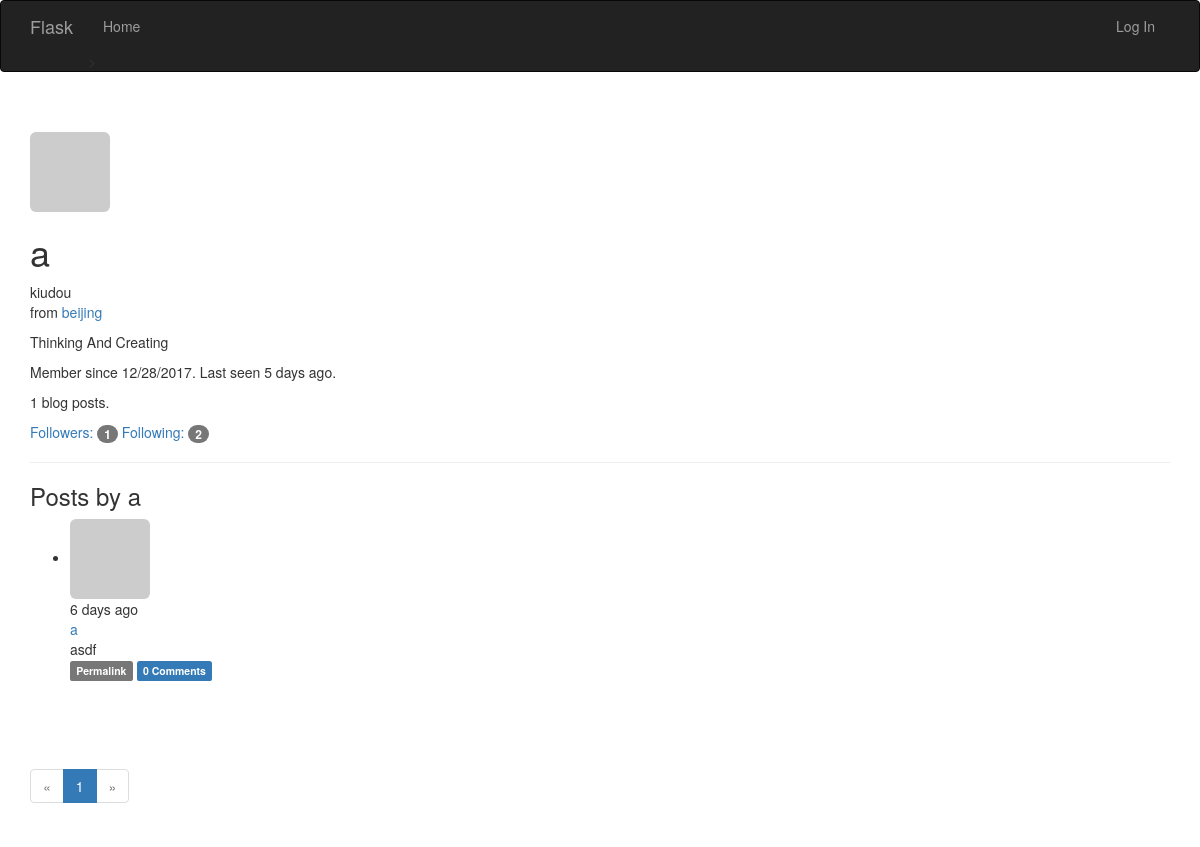
/user/a, run on an earlier commit of the app's database.
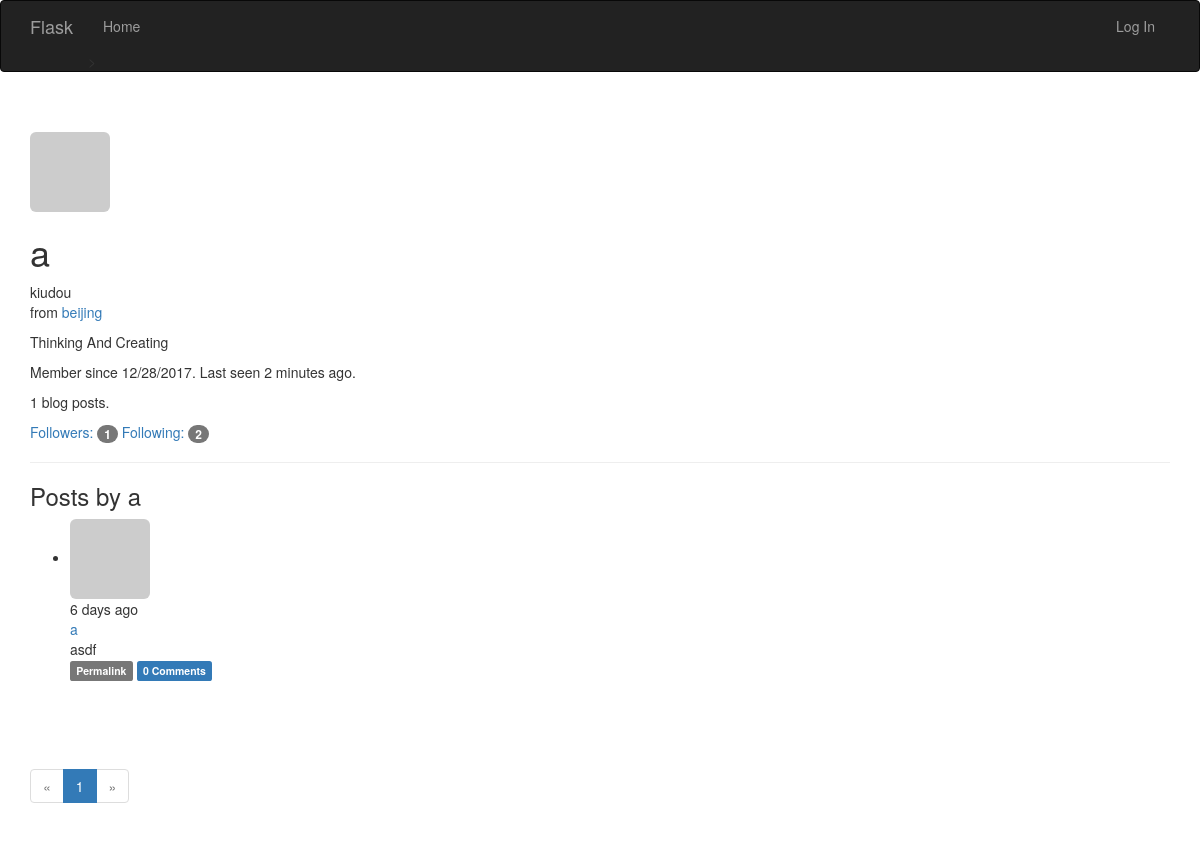
And on a later commit of the database.
### app/models.py (models this page shows, shortened)
class User(UserMixin, db.Model): #UserMixin包含p82页的方法的默认实现
    __tablename__ = 'users'
    id = db.Column(db.Integer, primary_key=True)
    email = db.Column(db.Integer, unique=True, index=True)
    username = db.Column(db.String(64), unique=True, index=True)
    role_id = db.Column(db.Integer, db.ForeignKey('roles.id'))
    password_hash = db.Column(db.String(128))
    confirmed = db.Column(db.Boolean, default=False)
    name = db.Column(db.String(64)) #真是姓名
    location = db.Column(db.String(64)) #所在地
    about_me = db.Column(db.Text()) #自我介绍，string和text的区别是后者不需要指定最大长度
    member_since = db.Column(db.DateTime(), default=datetime.utcnow) #注册日期
    last_seen = db.Column(db.DateTime(), default=datetime.utcnow) #最后访问时间
    avatar_hash = db.Column(db.String(32)) #使用缓存的MD5散列值生成Gravatar URL
    posts = db.relationship('Post', backref='author', lazy='dynamic')
    followed = db.relationship('Follow',
                               foreign_keys=[Follow.follower_id],
                               backref=db.backref('follower',lazy='joined'), #回引Follow模型
                               lazy='dynamic',
                               cascade='all, delete-orphan')
    followers = db.relationship('Follow',
                               foreign_keys=[Follow.followed_id],
                               backref=db.backref('followed',lazy='joined'), #joined，立即从联结查询中加载相关对象
                               lazy='dynamic',
                               cascade='all, delete-orphan')
    comments = db.relationship('Comment', backref='author', lazy='dynamic')
    """
    计算密码散列值的函数通过名为password的只写属性实现。
    如果试图读取password属性的值，会返回错误，
    因为生成散列值后就无法还原成原来的密码了
    """
    @property
    def password(self):
        raise AttributeError('password is not a readable attribute')
    def gravatar(self, size=100, default='identicon', rating='g'): #构建gravatar URL,用于生成头像
        if request.is_secure:
            url = 'https://secure.gravatar.com/avatar'
        else:
            url = 'https://www.gravatar.com/avatar'
        hash = hashlib.md5(self.email.encode('utf-8')).hexdigest()
        return '{url}/{hash}?s={size}&d={default}&r={rating}'.format(
            url=url, hash=hash, size=size, default=default, rating=rating)

class Post(db.Model): #文章模型
    __tablename__ = 'posts'
    id = db.Column(db.Integer, primary_key=True)
    body = db.Column(db.Text)
    timestamp = db.Column(db.DateTime, index=True, default=datetime.utcnow)
    author_id = db.Column(db.Integer, db.ForeignKey('users.id'))
    body_html = db.Column(db.Text)
    comments = db.relationship('Comment', backref='post', lazy='dynamic')

### app/main/views.py (the view)
@main.route('/user/<username>')
def user(username):
    user = User.query.filter_by(username=username).first_or_404()
    page = request.args.get('page', 1, type=int)
    pagination = user.posts.order_by(Post.timestamp.desc()).paginate(
        page, per_page=20,error_out=False)
    posts = pagination.items
    return render_template('user.html', user=user, posts=posts, pagination=pagination)

### app/auth/views.py (called while the page is built)
@auth.before_app_request
def before_request():
    if current_user.is_authenticated:
        current_user.ping()
        if not current_user.confirmed and request.endpoint[:5] != 'auth.':
            return redirect(url_for('auth.unconfirmed'))

### app/main/__init__.py (called while the page is built)
@main.app_context_processor
def inject_permissions():
    return dict(Permission=Permission)

### app/models.py (called while the page is built)
    def can(self, permissions):
       return False

    def is_administrator(self):
        return False

### app/templates/user.html (shortened to what this page needs)
{% extends "base.html" %}
{% import "_macros.html" as macros %}
{% block page_content %}
<div class="page-header">
    <img class="img-rounded profile-thumbnail" src="{{ user.gravatar(size=256) }}">
    <div class="profile-header">
        <h1>{{ user.username }}</h1>
        {% if user.name or user.location %}
        <p>
            {% if user.name %}{{ user.name }}<br>{% endif %}
            {% if user.location %}
                from <a href="http://maps.google.com/?q={{ user.location }}">{{ user.location }}</a><br>
            {% endif %}
        </p>
        {% endif %}
        {% if user.about_me %}<p>{{ user.about_me }}</p>{% endif %}
        <p>Member since {{ moment(user.member_since).format('L') }}. Last seen {{ moment(user.last_seen).fromNow() }}.</p>
        <p>{{ user.posts.count() }} blog posts.</p>
        <p>
            <a href="{{ url_for('.followers', username=user.username) }}">Followers: <span class="badge">{{ user.followers.count() }}</span></a>
            <a href="{{ url_for('.followed_by', username=user.username) }}">Following: <span class="badge">{{ user.followed.count() }}</span></a>
        </p>
    </div>
</div>
<h3>Posts by {{ user.username }}</h3>
{% include '_post.html' %}
{% if pagination %}
<div class="pagination">
    {{ macros.pagination_widget(pagination, '.user', username=user.username) }}
</div>
{% endif %}
{% endblock %}

### app/templates/base.html (shortened to what this page needs)
{% extends "bootstrap/base.html" %}
{% block head %}
{{ super()}}
{% endblock %}
{% block navbar%}
<div class="navbar navbar-inverse" role="navigation">
	<div class="container">
		<div class="navbar-header">
			<a class="navbar-brand" href="{{ url_for('main.index') }}">Flask</a>
		</div>
		<div class="navbar-collapse collapse">
			<ul class="nav navbar-nav">
				<li><a href="{{ url_for('main.index') }}">Home</a>></li>
			</ul>
			<ul class="nav navbar-nav navbar-right">
				{% if current_user.is_authenticated %}
				<li><a href="{{ url_for('auth.logout')}}">Log Out</a></li>
				{% else %}
				<li><a href="{{ url_for('auth.login')}}">Log In</a></li>
				{% endif %}
			</ul>
		</div>
	</div>
</div>
{% endblock %}
{% block content%}
<div class="container">
	{% block page_content %}{% endblock %}
</div>
{% endblock %}

### app/templates/_macros.html
{% macro pagination_widget(pagination, endpoint) %}
<ul class="pagination">
    <li{% if not pagination.has_prev %} class="disabled"{% endif %}>
        <a href="{% if pagination.has_prev %}{{ url_for(endpoint, page=pagination.prev_num, **kwargs) }}{% else %}#{% endif %}">
            &laquo;
        </a>
    </li>
    {% for p in pagination.iter_pages() %}
        {% if p %}
            {% if p == pagination.page %}
            <li class="active">
                <a href="{{ url_for(endpoint, page = p, **kwargs) }}">{{ p }}</a>
            </li>
            {% else %}
            <li>
                <a href="{{ url_for(endpoint, page = p, **kwargs) }}">{{ p }}</a>
            </li>
            {% endif %}
        {% else %}
        <li class="disabled"><a href="#">&hellip;</a></li>
        {% endif %}
    {% endfor %}
    <li{% if not pagination.has_next %} class="disabled"{% endif %}>
        <a href="{% if pagination.has_next %}{{ url_for(endpoint, page=pagination.next_num, **kwargs) }}{% else %}#{% endif %}">
            &raquo;
        </a>
    </li>
</ul>
{% endmacro %}

### app/templates/_post.html (shortened to what this page needs)
<ul class="posts">
    {% for post in posts %}
    <li class="post">
        <div class="post-thumbnail">
            <a href="{{ url_for('.user', username=post.author.username) }}">
                <img class="img-rounded profile-thumbnail" src="{{ post.author.gravatar(size=40) }}">
            </a>
        </div>
        <div class="post-content">
            <div class="post-date">{{ moment(post.timestamp).fromNow() }}</div>
            <div class="post-author"><a href="{{ url_for('.user', username=post.author.username) }}">{{ post.author.username }}</a></div>
            <div class="post-body">
                {% if post.body_html %}
                    {{ post.body_html | safe }}
                {% else %}
                    {{ post.body }}
                {% endif %}
            </div>
            <div class="post-footer">
                <a href="{{ url_for('.post', id=post.id) }}">
                    <span class="label label-default">Permalink</span>
                </a>
                <a href="{{ url_for('.post', id=post.id) }}#comments">
                    <span class="label label-primary">{{ post.comments.count() }} Comments</span>
                </a>
            </div>
        </div>
    </li>
    <br>
    <br>
    {% endfor %}
</ul>

What changed in the data, as far as the page shows it:
changed User "kiudou": last_seen "5 days ago" → "2 minutes ago"
